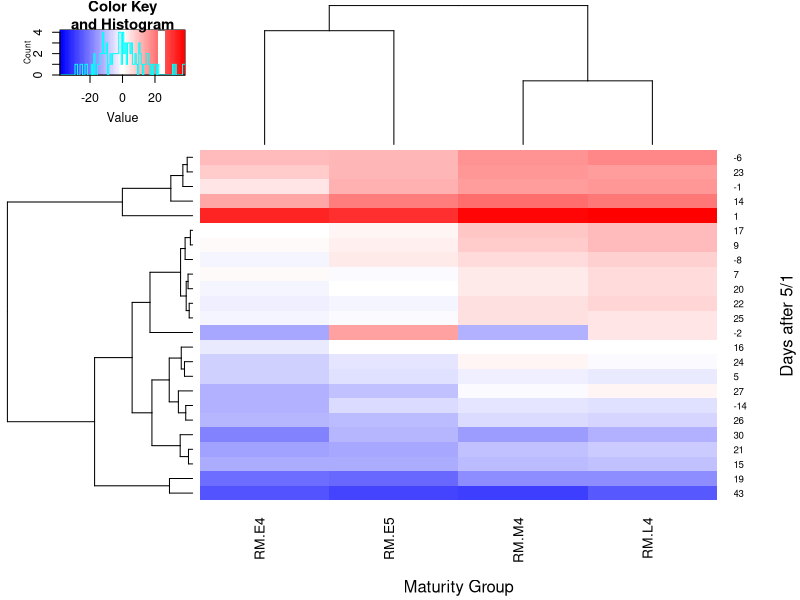
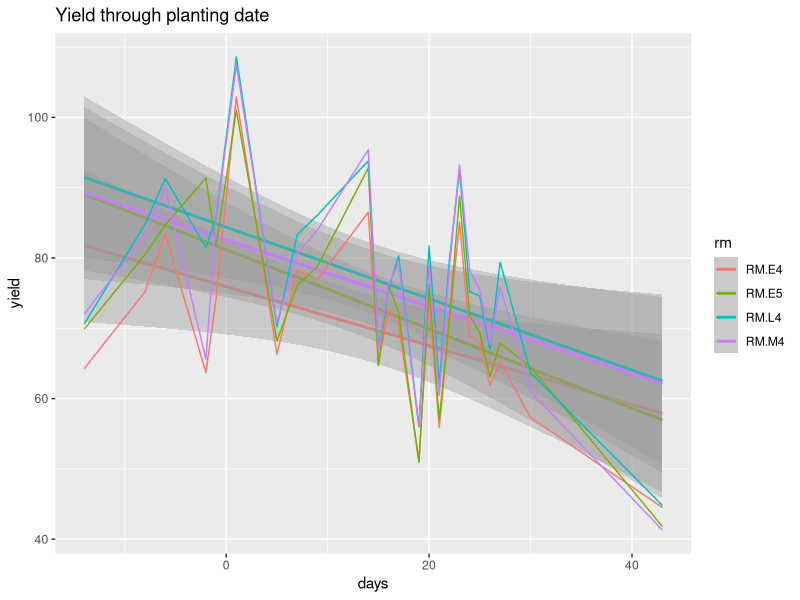
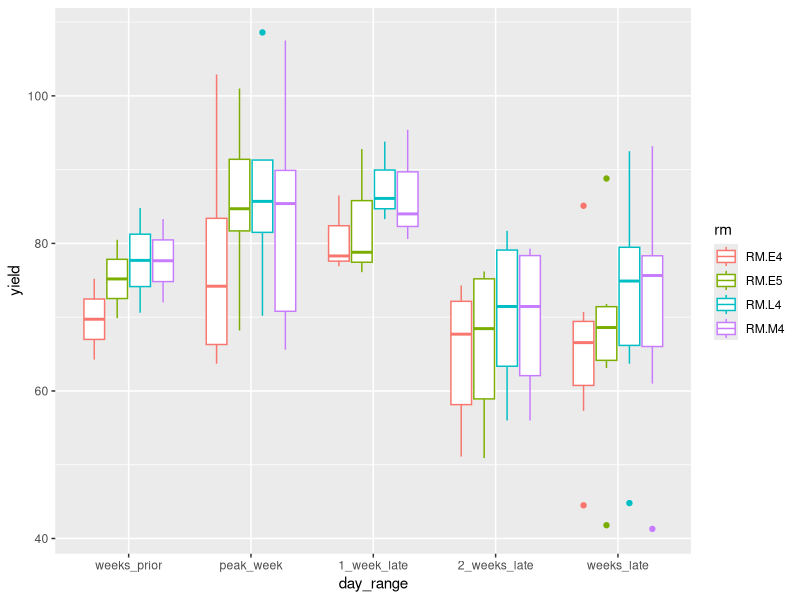

Recreate these plots in R, in order.
## ---- chunk 1
knitr::opts_chunk$set(echo = TRUE)
## ---- chunk 2
library(ggplot2)
library(tidyr)
library(reshape2)
library(ggpubr)
library(dplyr)
library(tidyverse)
library(tidyr)
library(gplots)
## ---- chunk 3
# read in files
mds <- read.csv('MDS.csv', header = T)
mds_full <- mds
colnames(mds)[2] <- c('days')
head(mds)
## ---- chunk 4
hm <- as.matrix(mds[,c(3:6)])
rownames(hm) <- mds$days
hm_dev <- hm - colMeans(hm)
heatmap.2(hm_dev, scale = 'none', col = bluered(100), trace = 'none',
          cexRow = 0.7, cexCol = 1, lhei = c(0.5,1.5), lwid = c(0.5,1.5), 
          margins = c(6,5), keysize = 2, xlab = 'Maturity Group',
          ylab = 'Days after 5/1')

## ---- chunk 5
# long format
mds_gather <- gather(mds, key = 'rm', value = 'yield', 3:6, factor_key = T)
mds_gather$date <- as.Date(mds_gather$date)
head(mds_gather)
## ---- chunk 6
# create bins for planting date
mds_gather <- mds_gather %>%
  mutate(day_range = case_when(days < -7 ~ 'weeks_prior',
                               days >= -7 & days < 7 ~ 'peak_week',
                               days >= 7 & days < 15 ~'1_week_late',
                               days >=15 & days < 22 ~ '2_weeks_late',
                               days >=22 ~ 'weeks_late'))
mds_gather$day_range <- as.factor(mds_gather$day_range)
mds_gather$day_range <- factor(mds_gather$day_range, 
                               levels = c('weeks_prior','peak_week','1_week_late','2_weeks_late', 'weeks_late'))
head(mds_gather)
## ---- chunk 7
# anova rm and day_range
aov.rm_dr <- aov(yield ~ rm*day_range, data = mds_gather)
summary(aov.rm_dr)
## ---- chunk 8
# weeks_prior
wp <- mds_gather[mds_gather[,'day_range']=='weeks_prior', ]

aov_wp <- aov(yield ~ rm, data = wp)
summary(aov_wp)
## ---- chunk 9
# peak_week
pw <- mds_gather[mds_gather[,'day_range']=='peak_week', ]

aov_pw <- aov(yield ~ rm, data = pw)
summary(aov_pw)
## ---- chunk 10
wl1 <- mds_gather[mds_gather[,'day_range']=='1_week_late', ]

aov_wl1 <- aov(yield ~ rm, data = wl1)
summary(aov_wl1)
## ---- chunk 11
# 2_weeks_late
wl2 <- mds_gather[mds_gather[,'day_range']=='2_weeks_late', ]

aov_wl2 <- aov(yield ~ rm, data = wl2)
summary(aov_wl2)
## ---- chunk 12
# weeks_late
wls <- mds_gather[mds_gather[,'day_range']=='weeks_late', ]

aov_wls <- aov(yield ~ rm, data = wls)
summary(aov_wls)
## ---- chunk 13
ggplot(data = mds_gather, aes(x=days, y=yield, color = rm))+
  geom_smooth(method='lm')+
  geom_line()+
  labs(title='Yield through planting date')
## ---- chunk 14
aov_dr <- aov(yield ~ day_range, data = mds_gather)
tk_dr <- TukeyHSD(aov_dr)
tk_dr
## ---- chunk 15
# boxplot
ggplot(data = mds_gather, aes(x=day_range, y=yield, color=rm))+
  geom_boxplot()
